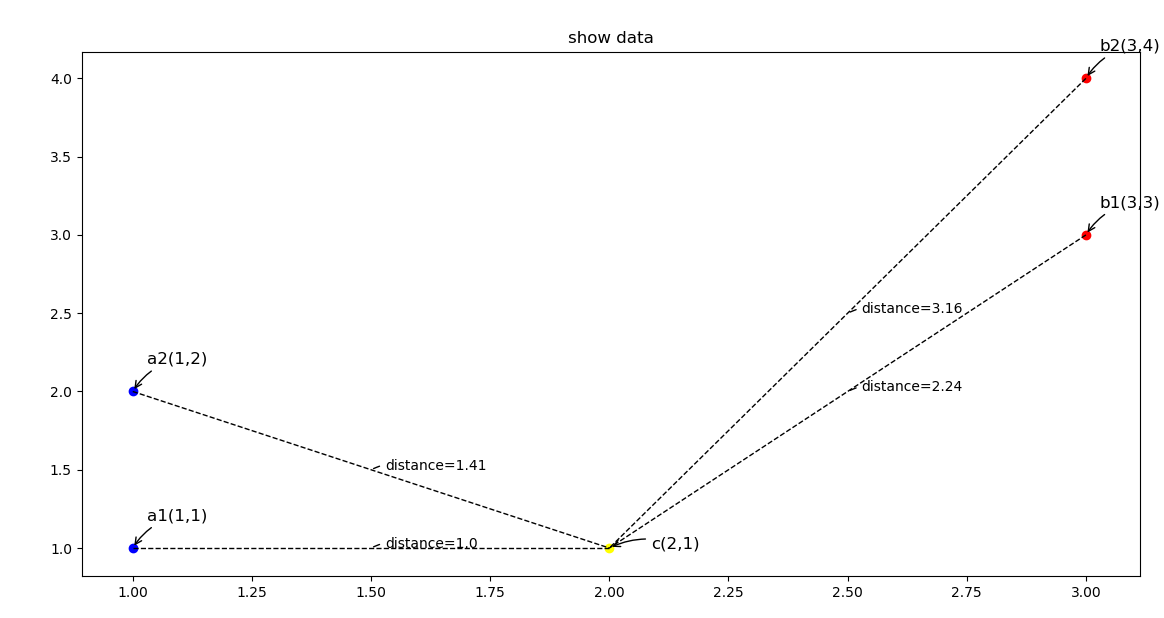

Write Python code to recreate this figure.
# -*- coding: utf-8 -*-
# @Date     : 2017-04-28 16:52:44
# @Author   : Alan Lau (rlalan@outlook.com)
# @Language : Python3.5

from matplotlib import pyplot as plt
import numpy as np
import math

# 定义四个点的坐标
a1 = np.array([1, 1])
a2 = np.array([1, 2])
b1 = np.array([3, 3])
b2 = np.array([3, 4])
c = np.array([2, 1])

# 四个点坐标分别赋值给X,Y
X1, Y1 = a1
X2, Y2 = a2
X3, Y3 = b1
X4, Y4 = b2
X5, Y5 = c

plt.title('show data')
plt.scatter(X1, Y1, color="blue", label="a1")
plt.scatter(X2, Y2, color="blue", label="a2")
plt.scatter(X3, Y3, color="red", label="b1")
plt.scatter(X4, Y4, color="red", label="b2")
plt.scatter(X5, Y5, color="yellow", label="c")

plt.annotate(
    r'a1(1,1)',
    xy=(X1, Y1),
    xycoords='data',
    xytext=(+10, +20),
    textcoords='offset points',
    fontsize=12,
    arrowprops=dict(arrowstyle="->", connectionstyle="arc3,rad=.2"))
plt.annotate(
    r'a2(1,2)',
    xy=(X2, Y2),
    xycoords='data',
    xytext=(+10, +20),
    textcoords='offset points',
    fontsize=12,
    arrowprops=dict(arrowstyle="->", connectionstyle="arc3,rad=.2"))
plt.annotate(
    r'b1(3,3)',
    xy=(X3, Y3),
    xycoords='data',
    xytext=(+10, +20),
    textcoords='offset points',
    fontsize=12,
    arrowprops=dict(arrowstyle="->", connectionstyle="arc3,rad=.2"))
plt.annotate(
    r'b2(3,4)',
    xy=(X4, Y4),
    xycoords='data',
    xytext=(+10, +20),
    textcoords='offset points',
    fontsize=12,
    arrowprops=dict(arrowstyle="->", connectionstyle="arc3,rad=.2"))

plt.annotate(
    r'c(2,1)',
    xy=(X5, Y5),
    xycoords='data',
    xytext=(+30, 0),
    textcoords='offset points',
    fontsize=12,
    arrowprops=dict(arrowstyle="->", connectionstyle="arc3,rad=.2"))


def Euclidean(vec1, vec2):
    npvec1, npvec2 = np.array(vec1), np.array(vec2)
    return math.sqrt(((npvec1 - npvec2)**2).sum())


# 显示距离
def show_distance(exit_point, c):
    line_point = np.array([exit_point, c])
    x = (line_point.T)[0]
    y = (line_point.T)[1]
    o_dis = round(Euclidean(exit_point, c), 2)  # 计算距离
    mi_x, mi_y = (exit_point + c) / 2  # 计算中点位置，来显示“distance=xx”这个标签
    plt.annotate(
        'distance=%s' % str(o_dis),
        xy=(mi_x, mi_y),
        xycoords='data',
        xytext=(+10, 0),
        textcoords='offset points',
        fontsize=10,
        arrowprops=dict(arrowstyle="-", connectionstyle="arc3,rad=.2"))
    return plt.plot(x, y, linestyle="--", color='black', lw=1)


show_distance(a1, c)
show_distance(a2, c)
show_distance(b1, c)
show_distance(b2, c)
plt.show()
